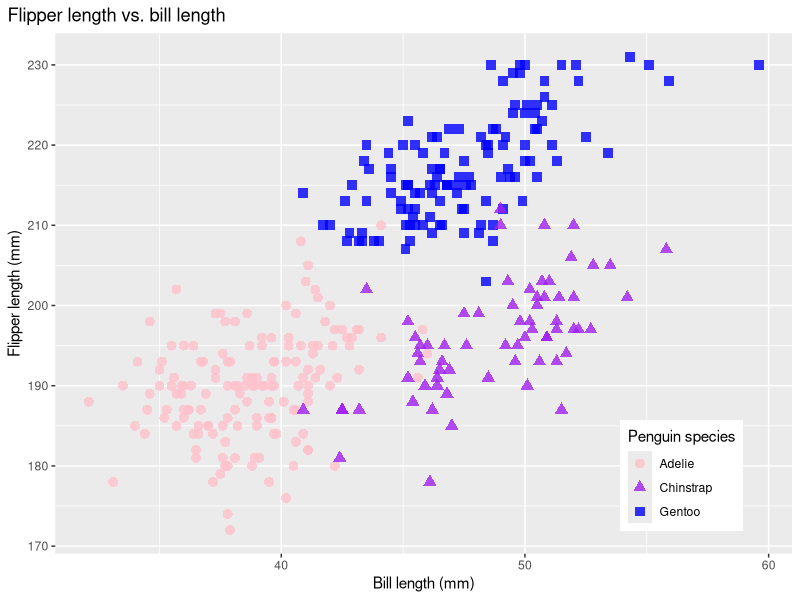
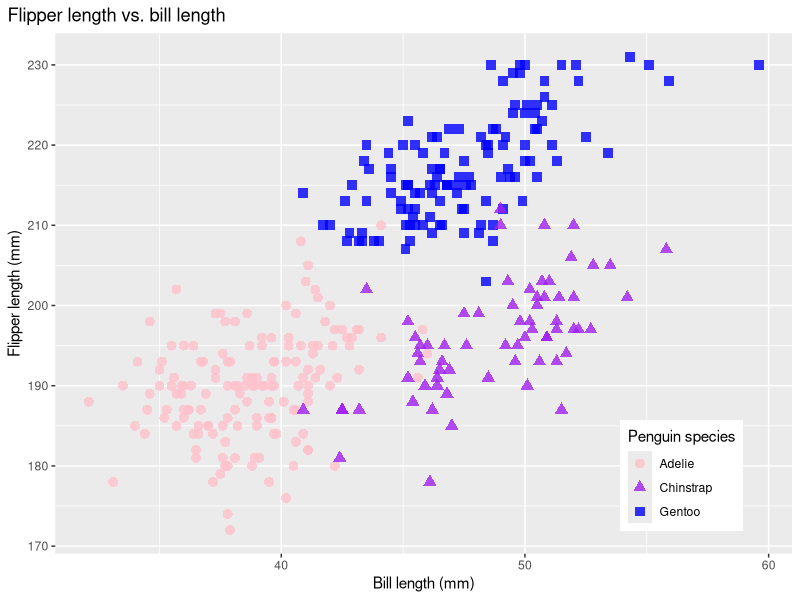

These figures' R source, in order:
## ---- chunk 1
library(tidyverse)
## ---- chunk 2
data("penguins", package = "palmerpenguins")
## ---- chunk 3
summary(penguins)
head(penguins, 5)
nrow(penguins)
ncol(penguins)
## ---- chunk 4
flipper_bill <- ggplot(data = penguins,
                         aes(x = bill_length_mm,
                             y = flipper_length_mm)) +
  geom_point(aes(color = species, 
                 shape = species),
             size = 3,
             alpha = 0.8) +
  scale_color_manual(values = c("pink","purple","blue")) +
  labs(title = "Flipper length vs. bill length",
       x = "Bill length (mm)",
       y = "Flipper length (mm)",
       color = "Penguin species",
       shape = "Penguin species") +
  theme(legend.position = c(0.85, 0.15),
        plot.title.position = "plot",
        plot.caption = element_text(hjust = 0, face= "italic"),
        plot.caption.position = "plot")
flipper_bill
ggsave("flipper_bill.pdf", height = 4, width = 6)
## ---- chunk 5
df = tibble(
  sample = rnorm(10),
  vec_logic = sample > 0,
  vec_char = c("b", "e", "a", "u", "u", "t", "i", "f", "u", "l"),
  vec_factor = factor(c("Low", "Medium", "High", "Low", "High", "Medium", "High", "Low", "Medium", "High"))
)
df
mean(df$sample)
mean(df$vec_logic)
mean(df$vec_char)
mean(df$vec_factor)
## ---- chunk 6
mean(as.numeric(df$sample))
mean(as.numeric(df$vec_logic))
mean(as.numeric(df$vec_char))
mean(as.numeric(df$vec_factor))
